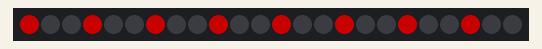
Simulated run of this sketch. Board: ATtiny85, built with avr-gcc and run on an emulated ATtiny85. Parts: 24 RGB LEDs in strip order, left to right. Dim RGB values are drawn brighter than linear.

Above: at 0.01 s.
At 1.02 s:
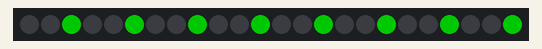
At 2.04 s:
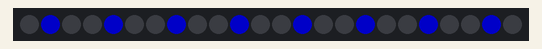
At 2.5 s:
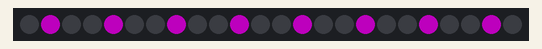
At 3.05 s:
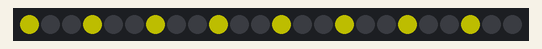
At 4.14 s:
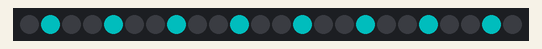

The sketch:

DemoVegas.ino
```cpp
#include <Adafruit_NeoPixel.h>

#ifdef __AVR__
#include <avr/power.h>
#endif

#define Pin 4
#define CantidadLed 24

// Driver
// WS2812 - NEO_KHZ800
// WS2811 - NEO_KHZ400
// LED
// GRB - NEO_GRB
// RGB - NEO_RGB
// RGBW - NEO_RGBW

Adafruit_NeoPixel tira = Adafruit_NeoPixel(CantidadLed, Pin, NEO_GRB + NEO_KHZ800);


// IMPORTANT: To reduce NeoPixel burnout risk, add 1000 uF capacitor across
// pixel power leads, add 300 - 500 Ohm resistor on first pixel's data input
// and minimize distance between Arduino and first pixel.  Avoid connecting
// on a live circuit...if you must, connect GND first.

void setup() {

#if defined (__AVR_ATtiny85__)
  if (F_CPU == 16000000) clock_prescale_set(clock_div_1);
#endif

  tira.begin();
  tira.setBrightness(100);
  tira.show();
}

void loop() {
  colorBarrido(tira.Color(255, 0 , 0), 75);
  colorBarrido(tira.Color(0, 255 , 0), 75);
  colorBarrido(tira.Color(0, 0 , 255), 75);
  colorBarrido(tira.Color(200, 0, 200), 75);
  colorBarrido(tira.Color(200, 200, 0), 75);
  colorBarrido(tira.Color(0, 200, 200), 75);
}

void colorBarrido(uint32_t ColorActual, int Espera) {
  for (int r = 0; r < 9; r++) {
    tira.clear();
    for (int i = 0; i < tira.numPixels(); i++) {
      if (( r + i ) % 3 == 0) {
        tira.setPixelColor(i, ColorActual);
      }
    }
    tira.show();
    delay(Espera);
  }
}
```

Measured:
- by itself, everything shown: repeats every 4.2 s, in 54 steps
